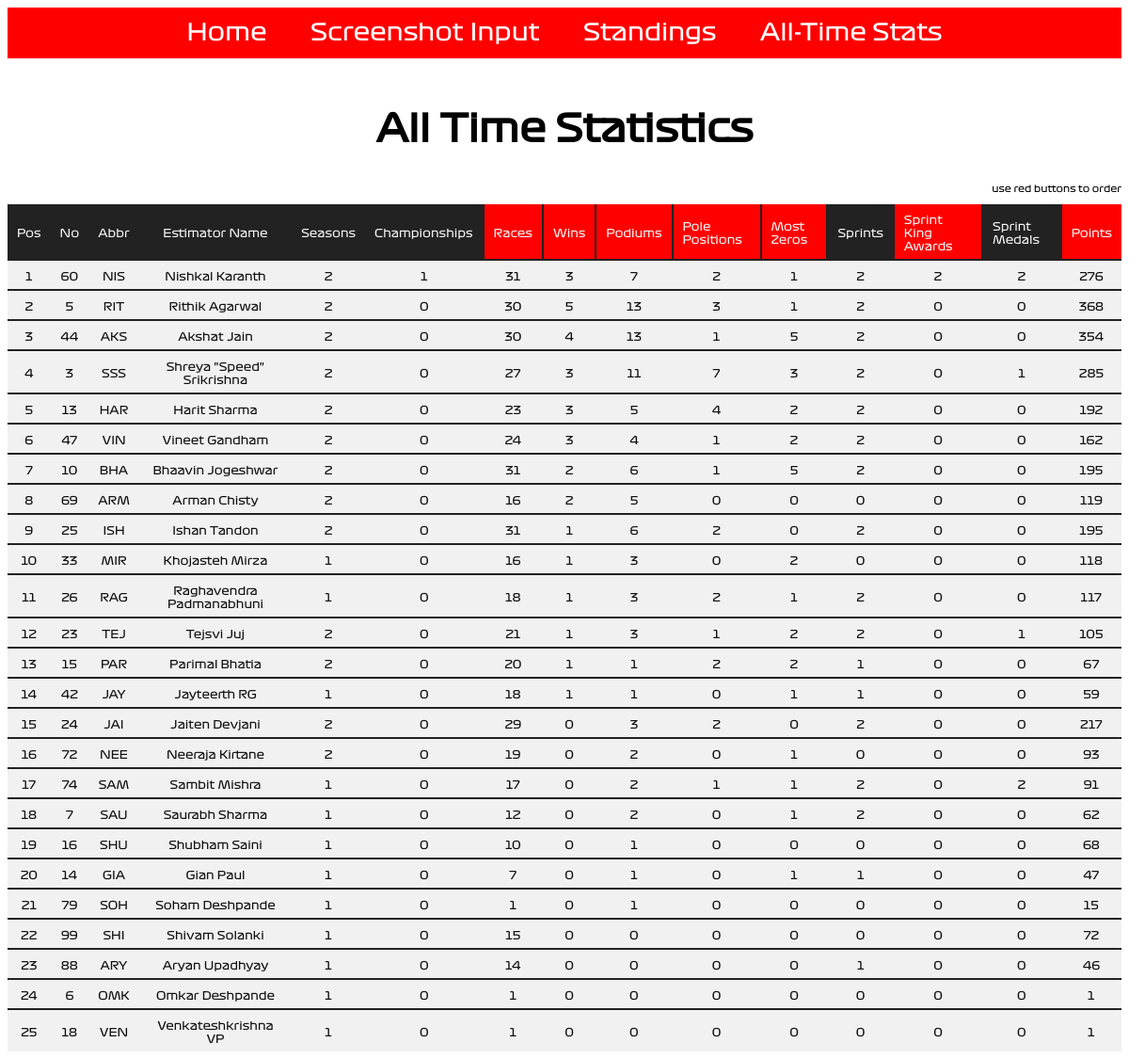
/alltimestats/, run on an earlier commit of the app's database.
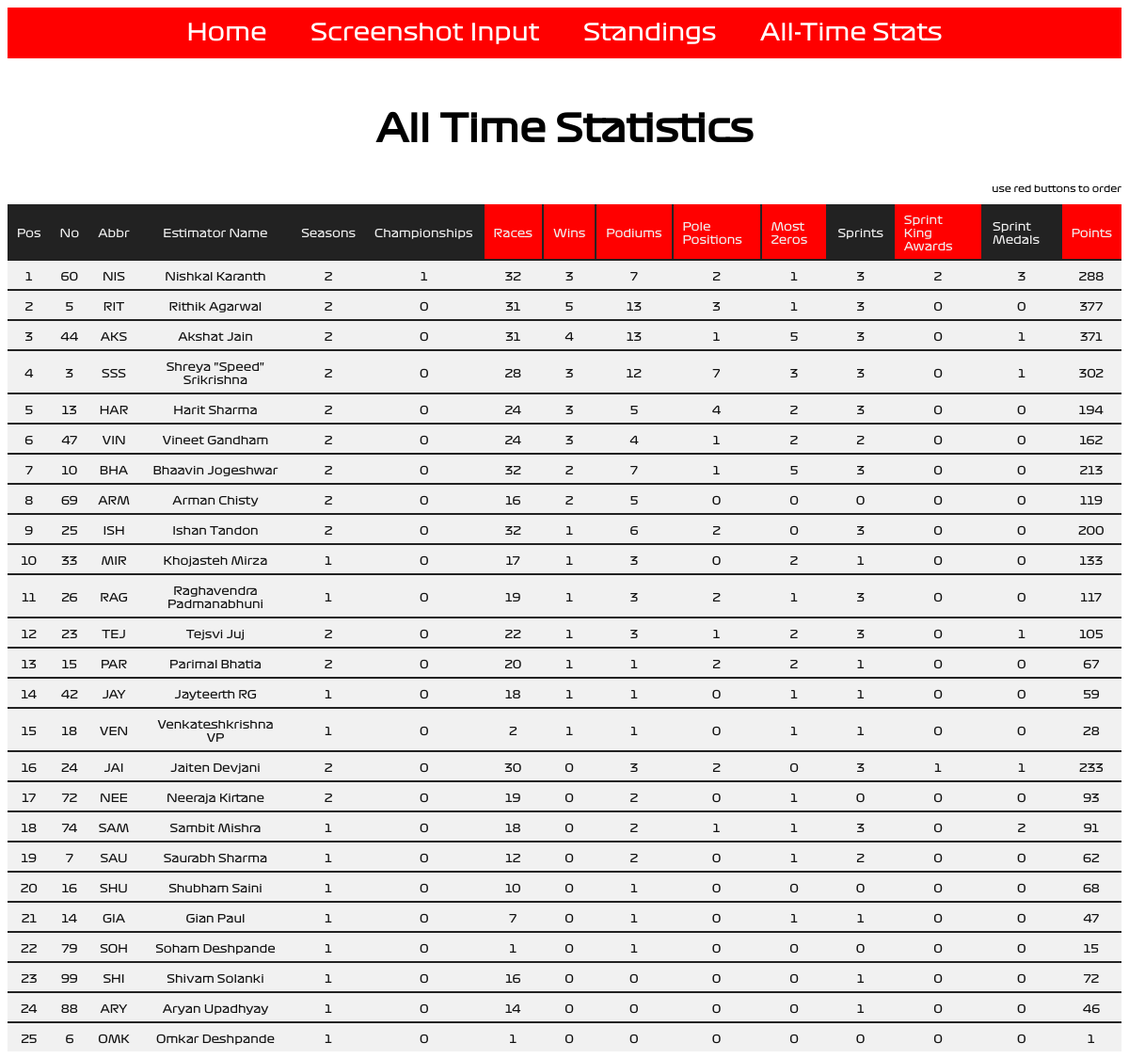
And on a later commit of the database.
### input_portal/models.py (models this page shows, shortened)
class alltime_leaderboard(models.Model):
    abbr = models.CharField(max_length = 4, unique = True)
    first_name = models.CharField(max_length = 32)
    last_name = models.CharField(max_length = 32)
    driver_no = models.IntegerField()
    points = models.FloatField()
    races = models.IntegerField()
    wins = models.IntegerField()
    podiums = models.IntegerField()
    sprints = models.IntegerField()
    sprint_king = models.IntegerField()
    sprint_medals = models.IntegerField()
    poles = models.IntegerField()
    most_zeros = models.IntegerField()
    seasons = models.IntegerField()
    championships = models.IntegerField()

### input_portal/views.py (the view)
# urls.py: path('alltimestats/', views.AllTimeStatsView, name='alltimestats'),
def AllTimeStatsView(request):
    href_list=['races', 'wins', 'podiums', 'poles', 'mostzeros', 'sprintkings', 'points']
    selected_list=['unselected', 'unselected', 'unselected', 'unselected', 'unselected', 'unselected', 'unselected']
    alltimestats_list = alltime_leaderboard.objects.order_by('-championships', '-wins', '-podiums', '-points')
    stats_dict = {'stat_table' : alltimestats_list, 'h': href_list, 's': selected_list}
    return render(request, 'alltimestats.html', context = stats_dict)

### input_portal/templates/input_portal/alltimestats.html
<!DOCTYPE html>
{% extends "input_portal/base.html" %}
{% block body_block %}
  <h2>All Time Statistics</h2>
  <p style="text-align: right; font-size: 10px"> use red buttons to order </p>
  {% if stat_table %}
  <table class="current_leaderboard centre">
  <thead>
    <td class="statHead"> Pos </td>
    <td class="statHead"> No </td>
    <td class="statHead"> Abbr </td>
    <td class="statHead tcentre"> Estimator Name </td>
    <td class="statHead"> Seasons </td>
    <td class="statHead"> Championships </td>
    <td class="statButton{{ s.0 }}"> <a href = "{{ h.0 }}"> Races </a> </td>
    <td class="statButton{{ s.1 }}"> <a href = "{{ h.1 }}"> Wins </a> </td>
    <td class="statButton{{ s.2 }}"> <a href = "{{ h.2 }}"> Podiums </a> </td>
    <td class="statButton{{ s.3 }}"> <a href = "{{ h.3 }}"> Pole Positions </a> </td>
    <td class="statButton{{ s.4 }}"> <a href = "{{ h.4 }}"> Most Zeros </a> </td>
    <td class="statHead"> Sprints </td>
    <td class="statButton{{ s.5 }}"> <a href = "{{ h.5 }}"> Sprint King Awards </a> </td>
    <td class="statHead"> Sprint Medals </td>
    <td class="statButton{{ s.6 }}"> <a href = "{{ h.6 }}"> Points </a> </td>
  </thead>
  {% for row in stat_table %}
    <tr>
      <td class="statText"> {{ forloop.counter }} </td>
      <td class="statText"> {{ row.driver_no }} </td>
      <td class="statText"> {{ row.abbr }} </td>
      <td class="statText"> {{ row.first_name }} {{ row.last_name }} </td>
      <td class="statText"> {{ row.seasons }} </td>
      <td class="statText"> {{ row.championships }} </td>
      <td class="statText"> {{ row.races }} </td>
      <td class="statText"> {{ row.wins }} </td>
      <td class="statText"> {{ row.podiums }} </td>
      <td class="statText"> {{ row.poles }} </td>
      <td class="statText"> {{ row.most_zeros }} </td>
      <td class="statText"> {{ row.sprints }} </td>
      <td class="statText"> {{ row.sprint_king }} </td>
      <td class="statText"> {{ row.sprint_medals }} </td>
      <td class="statText"> {{ row.points|floatformat:0 }} </td>
    </tr>
  {% endfor %}
  </table>
  {% else %}
    <p>No data found </p>
  {% endif %}
{% endblock %}

What changed in the data, as far as the page shows it:
changed alltime_leaderboard "NIS": races "31" → "32"; sprints "2" → "3"; sprint_medals "2" → "3"; points "276" → "288"
changed alltime_leaderboard "RIT": races "30" → "31"; sprints "2" → "3"; points "368" → "377"
changed alltime_leaderboard "AKS": races "30" → "31"; sprints "2" → "3"; sprint_medals "0" → "1"; points "354" → "371"
changed alltime_leaderboard "SSS": races "27" → "28"; podiums "11" → "12"; sprints "2" → "3"; points "285" → "302"
changed alltime_leaderboard "HAR": races "23" → "24"; sprints "2" → "3"; points "192" → "194"
changed alltime_leaderboard "BHA": races "31" → "32"; podiums "6" → "7"; sprints "2" → "3"; points "195" → "213"
changed alltime_leaderboard "ISH": races "31" → "32"; sprints "2" → "3"; points "195" → "200"
changed alltime_leaderboard "MIR": races "16" → "17"; sprints "0" → "1"; points "118" → "133"
changed alltime_leaderboard "RAG": races "18" → "19"; sprints "2" → "3"
changed alltime_leaderboard "TEJ": races "21" → "22"; sprints "2" → "3"
changed alltime_leaderboard "VEN": races "1" → "2"; wins "0" → "1"; podiums "0" → "1"; most_zeros "0" → "1"; sprints "0" → "1"; points "1" → "28"; moves up the list
changed alltime_leaderboard "JAI": races "29" → "30"; sprints "2" → "3"; sprint_king "0" → "1"; sprint_medals "0" → "1"; points "217" → "233"
changed alltime_leaderboard "SAM": races "17" → "18"; sprints "2" → "3"
changed alltime_leaderboard "SHI": races "15" → "16"; sprints "0" → "1"
